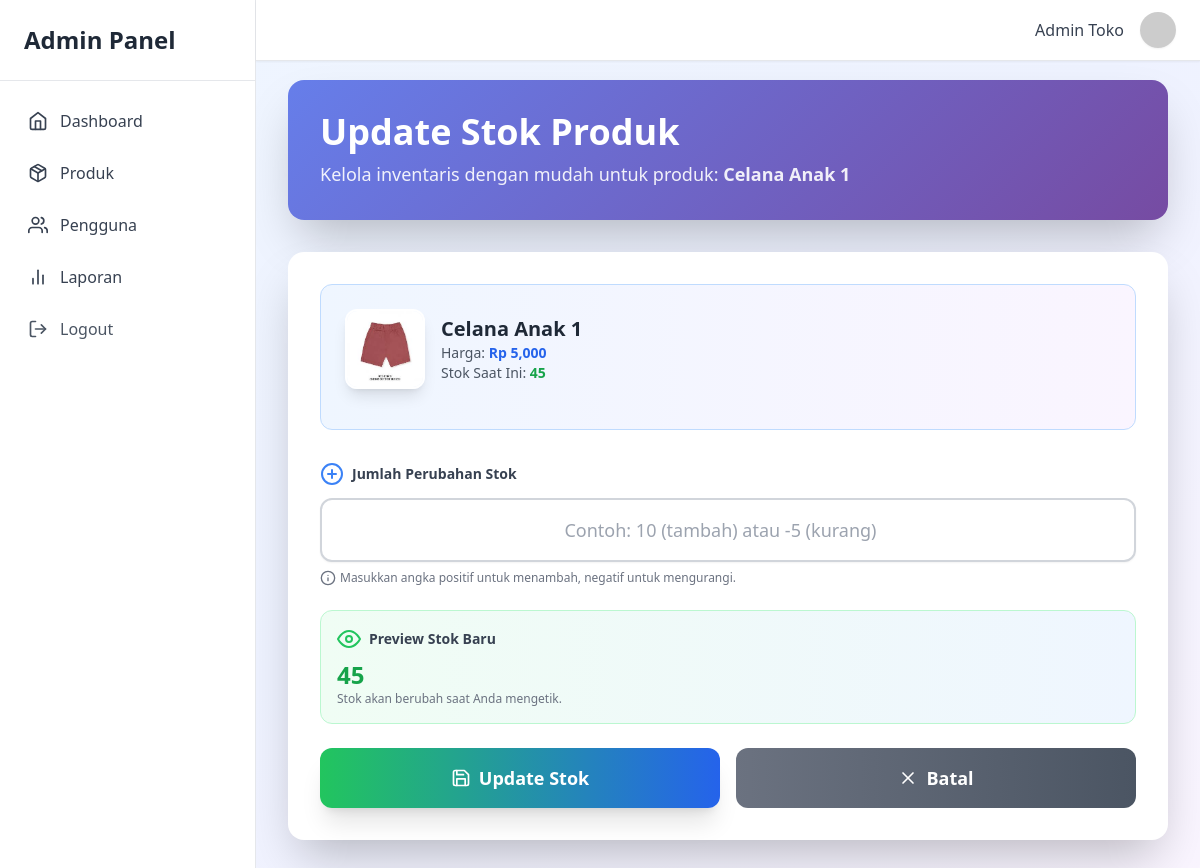
Screenshot of /dashboard/products/edit-stock/1 (signed in) with the database file from the repository.
### tables this page shows
CREATE TABLE `products` (
  `id` int(11) NOT NULL,
  `name` varchar(150) NOT NULL,
  `price` int(11) NOT NULL,
  `stock` int(11) NOT NULL,
  `image` varchar(255) DEFAULT NULL,
  `is_deleted` tinyint(1) DEFAULT 0,
  `created_at` datetime DEFAULT current_timestamp(),
  `updated_at` datetime DEFAULT current_timestamp() ON UPDATE current_timestamp()
);

### dashboard/products/logic/update-stock.php (called while the page is built, shortened)
<?php
include "../../../include/conn.php";
$id = isset($_GET['id']) ? (int)$_GET['id'] : 0;
$query = $conn->prepare("SELECT * FROM products WHERE id = ?");
$query->bind_param("i", $id);
$query->execute();
$result = $query->get_result();
$product = $result->fetch_assoc();

### dashboard/products/ui/edit-stock.php (the view, shortened to what this page needs)
<!DOCTYPE html>
<html lang="en">
<head>
  <script src="https://cdn.tailwindcss.com"></script>
  <?php include "../logic/update-stock.php"; ?>
</head>
<body class="bg-gradient-to-br from-blue-50 via-indigo-50 to-purple-50 min-h-screen">
  <?php include "../../../include/layouts/sidebar.php"; ?>
  <?php include "../../../include/layouts/header.php"; ?>
  <div class="ml-64 pt-20 p-8">
    <div class="gradient-bg text-white p-8 rounded-2xl shadow-2xl mb-8 fade-in">
      <h1 class="text-4xl font-bold mb-2 flex items-center gap-3">
        Update Stok Produk
      </h1>
      <p class="text-lg opacity-90">Kelola inventaris dengan mudah untuk produk: <strong><?php echo htmlspecialchars($product['name']); ?></strong></p>
    </div>
    <div class="bg-white p-8 rounded-2xl shadow-2xl card-hover max-w-full mx-auto bounce-in">
      <form method="POST" id="stockForm">
        <div class="mb-8 bg-gradient-to-r from-blue-50 to-purple-50 p-6 rounded-xl border border-blue-200">
          <div class="flex items-center gap-4 mb-4">
            <?php if ($product['image'] && file_exists($_SERVER['DOCUMENT_ROOT'] . '/toko-daffsha-kids/' . $product['image'])): ?>
              <img src="<?php echo $product['image']; ?>" alt="<?php echo $product['name']; ?>" class="w-20 h-20 object-cover rounded-xl border-2 border-white shadow-lg">
            <?php else: ?>
              <div class="w-20 h-20 bg-gradient-to-br from-gray-100 to-gray-200 rounded-xl border-2 border-white shadow-lg flex items-center justify-center text-2xl">📦</div>
            <?php endif; ?>
            <div>
              <h3 class="font-bold text-gray-800 text-xl"><?php echo htmlspecialchars($product['name']); ?></h3>
              <p class="text-sm text-gray-600">Harga: <span class="font-semibold text-blue-600">Rp <?php echo number_format($product['price']); ?></span></p>
              <p class="text-sm text-gray-600">Stok Saat Ini: <span class="font-semibold text-green-600" id="currentStock"><?php echo $product['stock']; ?></span></p>
            </div>
          </div>
        </div>
        <div class="mb-6">
          <label class="block text-sm font-semibold text-gray-700 mb-3 flex items-center gap-2">
            <i data-feather="plus-circle" class="text-blue-500"></i> Jumlah Perubahan Stok
          </label>
          <input type="number" name="stock_change" id="stockChange" placeholder="Contoh: 10 (tambah) atau -5 (kurang)" required
            class="w-full outline-none p-4 border-2 border-gray-300 rounded-xl focus:ring-4 focus:ring-blue-300 focus:border-blue-500 transition-all text-center text-lg font-medium shadow-sm">
          <p class="text-xs text-gray-500 mt-2 flex items-center gap-1">
            <i data-feather="info" class="w-4 h-4"></i> Masukkan angka positif untuk menambah, negatif untuk mengurangi.
          </p>
        </div>
        <div class="mb-6 p-4 bg-gradient-to-r from-green-50 to-blue-50 rounded-xl border border-green-200">
          <p class="text-sm font-semibold text-gray-700 mb-2 flex items-center gap-2">
            <i data-feather="eye" class="text-green-500"></i> Preview Stok Baru
          </p>
          <p class="text-2xl font-bold text-green-600" id="newStock"><?php echo $product['stock']; ?></p>
          <p class="text-xs text-gray-500">Stok akan berubah saat Anda mengetik.</p>
        </div>
        <div class="flex gap-4">
          <button type="submit" class="flex-1 bg-gradient-to-r from-green-500 to-blue-600 text-white py-4 rounded-xl hover:from-green-600 hover:to-blue-700 transition-all transform hover:scale-105 shadow-xl font-bold text-lg flex items-center justify-center gap-2">
            <i data-feather="save" class="w-5 h-5"></i> Update Stok
          </button>
          <a href="dashboard/products" class="flex-1 bg-gradient-to-r from-gray-500 to-gray-600 text-white py-4 rounded-xl hover:from-gray-600 hover:to-gray-700 transition-all text-center font-bold text-lg flex items-center justify-center gap-2">
            <i data-feather="x" class="w-5 h-5"></i> Batal
          </a>
        </div>
      </form>
    </div>
  </div>
</body>
</html>

### dashboard/products/ui/edit-stock.php (style rules this page uses)
.gradient-bg { background: linear-gradient(135deg, #667eea 0%, #764ba2 100%); }
.card-hover { transition: transform 0.3s ease, box-shadow 0.3s ease; }
.fade-in { animation: fadeIn 0.6s ease-out; }
.bounce-in { animation: bounceIn 0.8s ease-out; }

### rows the page displays
products: name "Celana Anak 1", image (picture), price "5,000", stock "45"

### other values shown
$_SESSION['user_name'] "Admin Toko"
